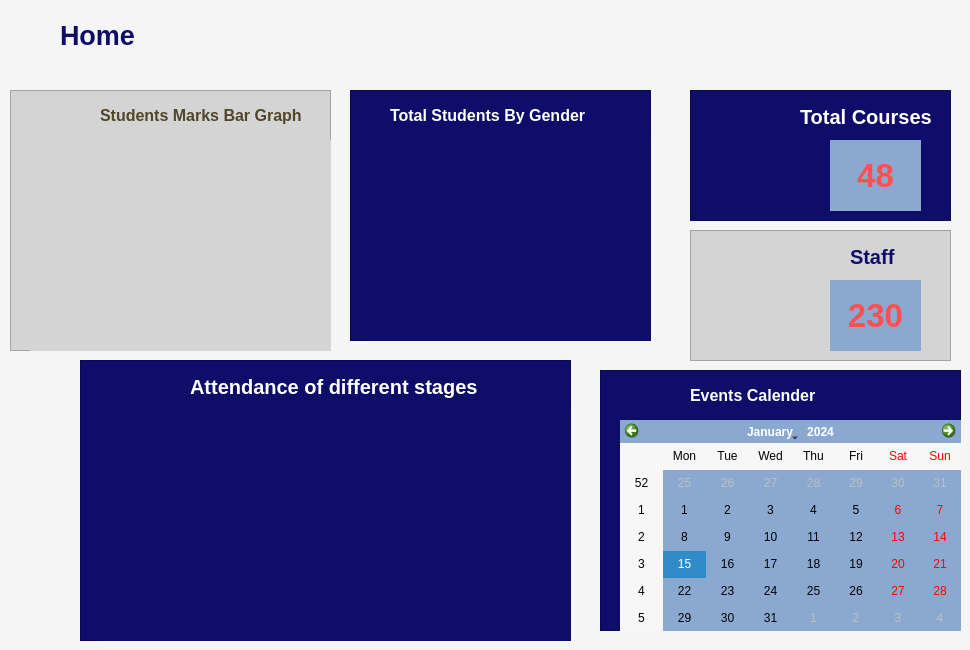
           <widget class="QWidget" name="page_0">
            <property name="styleSheet">
             <string notr="true">background-color: #f5f5f5;</string>
            </property>
            <widget class="QFrame" name="frame">
             <property name="geometry">
              <rect>
               <x>600</x>
               <y>370</y>
               <width>361</width>
               <height>261</height>
              </rect>
             </property>
             <property name="styleSheet">
              <string notr="true">background-color: rgb(14, 13, 106);
/*background-color: rgb(212, 212, 212);*/
/*background-color: rgb(233, 233, 233);*/</string>
             </property>
             <property name="frameShape">
              <enum>QFrame::StyledPanel</enum>
             </property>
             <property name="frameShadow">
              <enum>QFrame::Raised</enum>
             </property>
             <widget class="QCalendarWidget" name="calendarWidget">
              <property name="geometry">
               <rect>
                <x>20</x>
                <y>50</y>
                <width>341</width>
                <height>211</height>
               </rect>
              </property>
              <property name="styleSheet">
               <string notr="true">background-color: #8ba9d0;
</string>
              </property>
             </widget>
             <widget class="QLabel" name="label">
              <property name="geometry">
               <rect>
                <x>40</x>
                <y>10</y>
                <width>31</width>
                <height>31</height>
               </rect>
              </property>
              <property name="text">
               <string/>
              </property>
              <property name="pixmap">
               <pixmap resource="resources.qrc">:/Icons/event.png</pixmap>
              </property>
              <property name="scaledContents">
               <bool>true</bool>
              </property>
             </widget>
             <widget class="QLabel" name="label_6">
              <property name="geometry">
               <rect>
                <x>90</x>
                <y>15</y>
                <width>141</width>
                <height>21</height>
               </rect>
              </property>
              <property name="font">
               <font>
                <pointsize>12</pointsize>
                <weight>75</weight>
                <bold>true</bold>
               </font>
              </property>
              <property name="styleSheet">
               <string notr="true">/*color: rgb(82, 69, 42);*/
color: white;</string>
              </property>
              <property name="text">
               <string>Events Calender</string>
              </property>
             </widget>
            </widget>
            <widget class="QFrame" name="frame_2">
             <property name="geometry">
              <rect>
               <x>350</x>
               <y>90</y>
               <width>301</width>
               <height>251</height>
              </rect>
             </property>
             <property name="styleSheet">
              <string notr="true">/*background-color: rgb(212, 212, 212);*/ 
background-color: rgb(14, 13, 106);</string>
             </property>
             <property name="frameShape">
              <enum>QFrame::StyledPanel</enum>
             </property>
             <property name="frameShadow">
              <enum>QFrame::Raised</enum>
             </property>
             <widget class="QLabel" name="label_9">
              <property name="geometry">
               <rect>
                <x>40</x>
                <y>10</y>
                <width>221</width>
                <height>31</height>
               </rect>
              </property>
              <property name="font">
               <font>
                <pointsize>12</pointsize>
                <weight>75</weight>
                <bold>true</bold>
               </font>
              </property>
              <property name="styleSheet">
               <string notr="true">/*color: rgb(82, 69, 42);*/
color: white;
</string>
              </property>
              <property name="text">
               <string>Total Students By Gender</string>
              </property>
             </widget>
             <widget class="QLabel" name="label_5">
              <property name="geometry">
               <rect>
                <x>20</x>
                <y>50</y>
                <width>281</width>
                <height>201</height>
               </rect>
              </property>
              <property name="styleSheet">
               <string notr="true"/>
              </property>
              <property name="text">
               <string/>
              </property>
              <property name="pixmap">
               <pixmap resource="resources.qrc">:/Icons/Untitled design7.png</pixmap>
              </property>
              <property name="scaledContents">
               <bool>true</bool>
              </property>
             </widget>
            </widget>
            <widget class="QFrame" name="frame_3">
             <property name="geometry">
              <rect>
               <x>690</x>
               <y>90</y>
               <width>261</width>
               <height>131</height>
              </rect>
             </property>
             <property name="styleSheet">
              <string notr="true">/*background-color: rgb(212, 212, 212);*/
background-color: rgb(14, 13, 106);</string>
             </property>
             <property name="frameShape">
              <enum>QFrame::StyledPanel</enum>
             </property>
             <property name="frameShadow">
              <enum>QFrame::Plain</enum>
             </property>
             <property name="lineWidth">
              <number>1</number>
             </property>
             <widget class="QLabel" name="label_12">
              <property name="geometry">
               <rect>
                <x>110</x>
                <y>10</y>
                <width>141</width>
                <height>33</height>
               </rect>
              </property>
              <property name="font">
               <font>
                <pointsize>15</pointsize>
                <weight>75</weight>
                <bold>true</bold>
               </font>
              </property>
              <property name="styleSheet">
               <string notr="true">/*color: rgb(14, 13, 106);*/
color: white;</string>
              </property>
              <property name="frameShadow">
               <enum>QFrame::Plain</enum>
              </property>
              <property name="text">
               <string>Total Courses</string>
              </property>
             </widget>
             <widget class="QLabel" name="label_14">
              <property name="geometry">
               <rect>
                <x>10</x>
                <y>30</y>
                <width>81</width>
                <height>81</height>
               </rect>
              </property>
              <property name="font">
               <font>
                <pointsize>20</pointsize>
                <weight>75</weight>
                <bold>true</bold>
               </font>
              </property>
              <property name="styleSheet">
               <string notr="true"/>
              </property>
              <property name="text">
               <string/>
              </property>
              <property name="pixmap">
               <pixmap resource="resources.qrc">:/Icons/report (3).png</pixmap>
              </property>
              <property name="scaledContents">
               <bool>true</bool>
              </property>
              <property name="alignment">
               <set>Qt::AlignCenter</set>
              </property>
             </widget>
             <widget class="QLabel" name="label_15">
              <property name="geometry">
               <rect>
                <x>140</x>
                <y>50</y>
                <width>91</width>
                <height>71</height>
               </rect>
              </property>
              <property name="minimumSize">
               <size>
                <width>0</width>
                <height>0</height>
               </size>
              </property>
              <property name="maximumSize">
               <size>
                <width>100</width>
                <height>100</height>
               </size>
              </property>
              <property name="font">
               <font>
                <pointsize>25</pointsize>
                <weight>75</weight>
                <bold>true</bold>
               </font>
              </property>
              <property name="layoutDirection">
               <enum>Qt::LeftToRight</enum>
              </property>
              <property name="styleSheet">
               <string notr="true">color:#fe4f51;
background-color: #8ba9d0;</string>
              </property>
              <property name="lineWidth">
               <number>1</number>
              </property>
              <property name="text">
               <string>48</string>
              </property>
              <property name="alignment">
               <set>Qt::AlignCenter</set>
              </property>
             </widget>
            </widget>
            <widget class="QFrame" name="frame_5">
             <property name="geometry">
              <rect>
               <x>690</x>
               <y>230</y>
               <width>261</width>
               <height>131</height>
              </rect>
             </property>
             <property name="styleSheet">
              <string notr="true">background-color: rgb(212, 212, 212);</string>
             </property>
             <property name="frameShape">
              <enum>QFrame::StyledPanel</enum>
             </property>
             <property name="frameShadow">
              <enum>QFrame::Plain</enum>
             </property>
             <property name="lineWidth">
              <number>1</number>
             </property>
             <widget class="QLabel" name="label_18">
              <property name="geometry">
               <rect>
                <x>160</x>
                <y>10</y>
                <width>51</width>
                <height>33</height>
               </rect>
              </property>
              <property name="font">
               <font>
                <pointsize>15</pointsize>
                <weight>75</weight>
                <bold>true</bold>
               </font>
              </property>
              <property name="styleSheet">
               <string notr="true">color: rgb(14, 13, 106);</string>
              </property>
              <property name="frameShadow">
               <enum>QFrame::Plain</enum>
              </property>
              <property name="text">
               <string>Staff</string>
              </property>
             </widget>
             <widget class="QLabel" name="label_19">
              <property name="geometry">
               <rect>
                <x>20</x>
                <y>20</y>
                <width>81</width>
                <height>91</height>
               </rect>
              </property>
              <property name="font">
               <font>
                <pointsize>20</pointsize>
                <weight>75</weight>
                <bold>true</bold>
               </font>
              </property>
              <property name="styleSheet">
               <string notr="true"/>
              </property>
              <property name="text">
               <string/>
              </property>
              <property name="pixmap">
               <pixmap resource="resources.qrc">:/Icons/multiple-users-silhouette.png</pixmap>
              </property>
              <property name="scaledContents">
               <bool>true</bool>
              </property>
              <property name="alignment">
               <set>Qt::AlignCenter</set>
              </property>
             </widget>
             <widget class="QLabel" name="label_20">
              <property name="geometry">
               <rect>
                <x>140</x>
                <y>50</y>
                <width>91</width>
                <height>71</height>
               </rect>
              </property>
              <property name="minimumSize">
               <size>
                <width>0</width>
                <height>0</height>
               </size>
              </property>
              <property name="maximumSize">
               <size>
                <width>100</width>
                <height>100</height>
               </size>
              </property>
              <property name="font">
               <font>
                <pointsize>25</pointsize>
                <weight>75</weight>
                <bold>true</bold>
               </font>
              </property>
              <property name="layoutDirection">
               <enum>Qt::LeftToRight</enum>
              </property>
              <property name="styleSheet">
               <string notr="true">color:#fe4f51;
background-color: #8ba9d0;</string>
              </property>
              <property name="lineWidth">
               <number>1</number>
              </property>
              <property name="text">
               <string>230</string>
              </property>
              <property name="alignment">
               <set>Qt::AlignCenter</set>
              </property>
             </widget>
            </widget>
            <widget class="QFrame" name="frame_6">
             <property name="geometry">
              <rect>
               <x>80</x>
               <y>360</y>
               <width>491</width>
               <height>281</height>
              </rect>
             </property>
             <property name="styleSheet">
              <string notr="true">/*background-color: rgb(212, 212, 212);*/
background-color: rgb(14, 13, 106);</string>
             </property>
             <property name="frameShape">
              <enum>QFrame::StyledPanel</enum>
             </property>
             <property name="frameShadow">
              <enum>QFrame::Raised</enum>
             </property>
             <widget class="QLabel" name="label_22">
              <property name="geometry">
               <rect>
                <x>20</x>
                <y>50</y>
                <width>471</width>
                <height>231</height>
               </rect>
              </property>
              <property name="text">
               <string/>
              </property>
              <property name="pixmap">
               <pixmap resource="resources.qrc">:/Icons/Untitled design6.png</pixmap>
              </property>
              <property name="scaledContents">
               <bool>true</bool>
              </property>
             </widget>
             <widget class="QLabel" name="label_23">
              <property name="geometry">
               <rect>
                <x>110</x>
                <y>10</y>
                <width>321</width>
                <height>33</height>
               </rect>
              </property>
              <property name="font">
               <font>
                <pointsize>15</pointsize>
                <weight>75</weight>
                <bold>true</bold>
               </font>
              </property>
              <property name="styleSheet">
               <string notr="true">/*color: rgb(14, 13, 106);*/
color: white;</string>
              </property>
              <property name="frameShadow">
               <enum>QFrame::Plain</enum>
              </property>
              <property name="text">
               <string>Attendance of different stages</string>
              </property>
             </widget>
            </widget>
            <widget class="QLabel" name="label_8">
             <property name="geometry">
              <rect>
               <x>60</x>
               <y>10</y>
               <width>91</width>
               <height>51</height>
              </rect>
             </property>
             <property name="font">
              <font>
               <pointsize>20</pointsize>
               <weight>75</weight>
               <bold>true</bold>
              </font>
             </property>
             <property name="styleSheet">
              <string notr="true">color: rgb(14, 13, 106);</string>
             </property>
             <property name="text">
              <string>Home</string>
             </property>
            </widget>
            <widget class="QLabel" name="label_24">
             <property name="geometry">
              <rect>
               <x>20</x>
               <y>20</y>
               <width>31</width>
               <height>31</height>
              </rect>
             </property>
             <property name="text">
              <string/>
             </property>
             <property name="pixmap">
              <pixmap resource="resources.qrc">:/Icons/home (1).png</pixmap>
             </property>
             <property name="scaledContents">
              <bool>true</bool>
             </property>
            </widget>
            <widget class="QFrame" name="frame_4">
             <property name="geometry">
              <rect>
               <x>10</x>
               <y>90</y>
               <width>321</width>
               <height>261</height>
              </rect>
             </property>
             <property name="styleSheet">
              <string notr="true">background-color: rgb(212, 212, 212);</string>
             </property>
             <property name="frameShape">
              <enum>QFrame::StyledPanel</enum>
             </property>
             <property name="frameShadow">
              <enum>QFrame::Raised</enum>
             </property>
             <widget class="QLabel" name="label_16">
              <property name="geometry">
               <rect>
                <x>20</x>
                <y>50</y>
                <width>301</width>
                <height>211</height>
               </rect>
              </property>
              <property name="text">
               <string/>
              </property>
              <property name="pixmap">
               <pixmap resource="resources.qrc">:/Icons/Untitled design5.png</pixmap>
              </property>
              <property name="scaledContents">
               <bool>true</bool>
              </property>
             </widget>
             <widget class="QLabel" name="label_17">
              <property name="geometry">
               <rect>
                <x>90</x>
                <y>10</y>
                <width>221</width>
                <height>31</height>
               </rect>
              </property>
              <property name="font">
               <font>
                <pointsize>12</pointsize>
                <weight>75</weight>
                <bold>true</bold>
               </font>
              </property>
              <property name="styleSheet">
               <string notr="true">color: rgb(82, 69, 42);</string>
              </property>
              <property name="text">
               <string>Students Marks Bar Graph</string>
              </property>
             </widget>
             <widget class="QLabel" name="label_21">
              <property name="geometry">
               <rect>
                <x>50</x>
                <y>10</y>
                <width>31</width>
                <height>31</height>
               </rect>
              </property>
              <property name="text">
               <string/>
              </property>
              <property name="pixmap">
               <pixmap resource="resources.qrc">:/Icons/bar-chart.png</pixmap>
              </property>
              <property name="scaledContents">
               <bool>true</bool>
              </property>
             </widget>
             <zorder>label_17</zorder>
             <zorder>label_21</zorder>
             <zorder>label_16</zorder>
            </widget>
            <zorder>frame_2</zorder>
            <zorder>frame</zorder>
            <zorder>frame_3</zorder>
            <zorder>frame_5</zorder>
            <zorder>frame_6</zorder>
            <zorder>label_8</zorder>
            <zorder>label_24</zorder>
            <zorder>frame_4</zorder>
           </widget>
